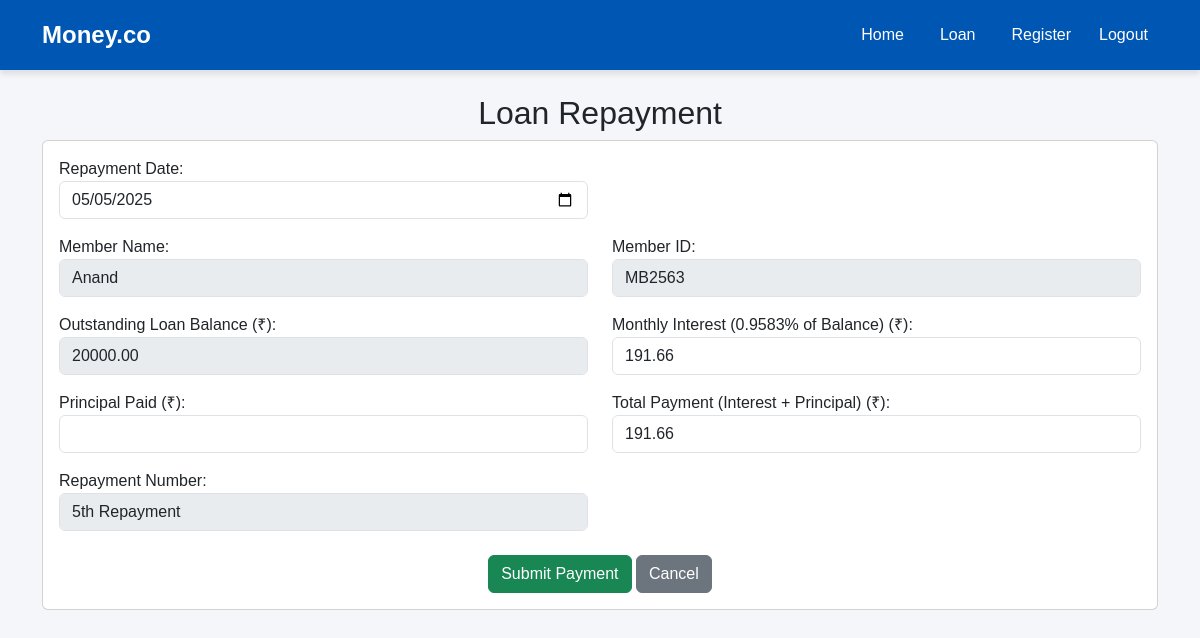
The page /loan-repayment/21/ on the database its author committed.
### moneyapp/models.py (models this page shows, shortened)
class Member(models.Model):
    ROLE_CHOICES = [('Teaching', 'Teaching Staff'), ('Non-Teaching', 'Non-Teaching Staff')]
    name            = models.CharField(max_length=100)
    member_id       = models.CharField(max_length=50, unique=True)
    department      = models.CharField(max_length=100, blank=True)
    designation     = models.CharField(max_length=100, blank=True)
    mob = models.CharField(max_length=10, validators=[phone_validator])
    email           = models.EmailField()
    dob             = models.DateField()
    doj             = models.DateField()
    doj_service     = models.DateField()
    maximum_period  = models.IntegerField()
    max_loan_amount = models.DecimalField(max_digits=10, decimal_places=2)
    city            = models.CharField(max_length=100)
    pincode         = models.CharField(max_length=10)
    role            = models.CharField(max_length=20, choices=ROLE_CHOICES, default='Non-Teaching')
    has_loan        = models.BooleanField(default=False)

### moneyapp/views.py (the view, shortened to what this page needs)
# urls.py: path('loan-repayment/<int:member_id>/', views.loan_repayment, name='loan_repayment'),
def loan_repayment(request, member_id):
    member = get_object_or_404(Member, id=member_id)
    if member.max_loan_amount <= 0:
        messages.error(request, "No outstanding loan balance.")
        return redirect('loan')
    repayment_count = LoanRepayment.objects.filter(member=member).count()
    ordinal = lambda n: "%d%s" % (n, {1:"st",2:"nd",3:"rd"}.get(n if n<20 else n%10, "th"))
    repayment_number = f"{ordinal(repayment_count+1)} Repayment"
    interest_amount = round(member.max_loan_amount * Decimal('0.009583'), 2)
    return render(request, 'loan_repayment.html', {
        'member': member,
        'interest_amount': interest_amount,
        'repayment_number': repayment_number,
    })

### moneyapp/templates/loan_repayment.html (shortened to what this page needs)
{% extends 'base.html' %}
{% block content %}
<div class="container mt-4">
    <h2 class="text-center">Loan Repayment</h2>
    <div class="card">
        <div class="card-body">
            <form method="POST" id="repaymentForm">
                <div class="row">
                    <div class="col-md-6">
                        <label>Repayment Date:</label>
                        <input type="date" name="repayment_date" class="form-control" required id="repaymentDate">
                    </div>
                </div>
                <div class="row mt-3">
                    <div class="col-md-6">
                        <label>Member Name:</label>
                        <input type="text" class="form-control" value="{{ member.name }}" disabled>
                    </div>
                    <div class="col-md-6">
                        <label>Member ID:</label>
                        <input type="text" class="form-control" value="{{ member.member_id }}" disabled>
                    </div>
                </div>
                <div class="row mt-3">
                    <div class="col-md-6">
                        <label>Outstanding Loan Balance (₹):</label>
                        <input type="text" id="loan_balance" class="form-control" value="{{ member.max_loan_amount }}" disabled>
                    </div>
                    <div class="col-md-6">
                        <label>Monthly Interest (0.9583% of Balance) (₹):</label>
                        <input type="text" id="interest_amount" class="form-control" value="{{ interest_amount }}" readonly>
                    </div>
                </div>
                <div class="row mt-3">
                    <div class="col-md-6">
                        <label>Principal Paid (₹):</label>
                        <input type="number" id="principal_paid" name="principal_paid" class="form-control"
                               min="0.01" max="{{ member.max_loan_amount }}" step="0.01" required>
                    </div>
                    <div class="col-md-6">
                        <label>Total Payment (Interest + Principal) (₹):</label>
                        <input type="text" id="total_payment" class="form-control" readonly>
                    </div>
                </div>
                <div class="row mt-3">
                    <div class="col-md-6">
                        <label>Repayment Number:</label>
                        <input type="text" class="form-control" value="{{ repayment_number }}" disabled>
                    </div>
                </div>
                <div class="text-center mt-4">
                    <button type="submit" class="btn btn-success">Submit Payment</button>
                    <a href="{% url 'loan' %}" class="btn btn-secondary">Cancel</a>
                </div>
            </form>
        </div>
    </div>
</div>
{% endblock %}

### moneyapp/templates/base.html (style rules this page uses)
body { background-color: #f4f6f9; font-family: 'Arial', sans-serif; padding-bottom: 80px; }

### rows shown on the page
Member: name "Anand", member_id "MB2563", max_loan_amount "20000.00"
